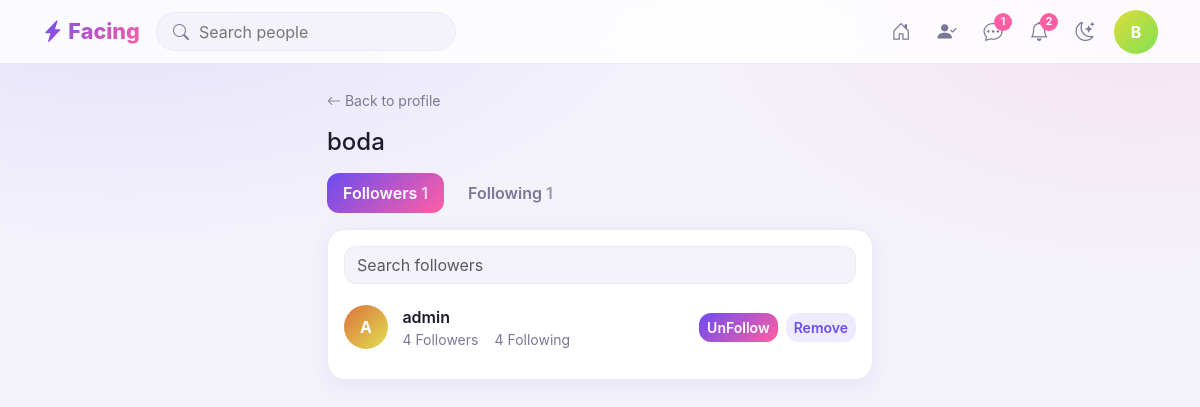
Page /accounts/connections/a67cebbb-7252-4fce-9c4c-8aa323047457/ (signed in) on the committed database.
### accounts/models.py (models this page shows, shortened)
class User(AbstractBaseUser, PermissionsMixin):
    class Colors(models.IntegerChoices):
        YELLOW = 20, "Yellow"
        AQUA = 180, "Aqua"
        GBLUE = 150, "Green Blue"
        BLUE = 200, "Blue"
        GREEN = 100, "Green"
        PURPLE = 240, "Purple"
        YGREEN = 60, "Yellow Green"
        DPURPLE = 260, "Deep Purple"
    id = models.UUIDField(primary_key=True, default=uuid.uuid4, editable=False)
    username = models.CharField(max_length=50, unique=True)
    email = models.EmailField(max_length=300, unique=True)
    img = models.ImageField(upload_to="ProfileImg", null=True, blank=True)
    color = models.IntegerField(
        choices=Colors.choices, default=random.choice(Colors.values)
    )
    bio = models.CharField(max_length=100, null=True, blank=True)
    city = models.CharField(max_length=100, null=True, blank=True)
    place = models.CharField(max_length=100, null=True, blank=True)
    is_private = models.BooleanField(default=False)
    show_followers = models.BooleanField(default=True)
    show_following = models.BooleanField(default=True)
    check_follower = models.BooleanField(default=False)
    slug = models.SlugField(null=True, blank=True)
    verified = models.BooleanField(default=False)
    is_active = models.BooleanField(default=True)
    is_staff = models.BooleanField(default=False)
    is_admin = models.BooleanField(default=False)
    is_superuser = models.BooleanField(default=False)
    date_joined = models.DateTimeField(auto_now_add=True)
    last_login = models.DateTimeField(auto_now=True)
    USERNAME_FIELD = "email"
    REQUIRED_FIELDS = ["username"]
    objects = UserManager()

class Follow(models.Model):
    class Status(models.TextChoices):
        PENDING = "pending", "Pending"
        ACCEPTED = "accepted", "Accepted"
    follower = models.ForeignKey(
        settings.AUTH_USER_MODEL, related_name="following", on_delete=models.CASCADE
    )
    following = models.ForeignKey(
        settings.AUTH_USER_MODEL, related_name="followers", on_delete=models.CASCADE
    )
    status = models.CharField(max_length=8, choices=Status)
    updated_at = models.DateTimeField(auto_now=True)
    created_at = models.DateTimeField(auto_now_add=True)
    class Meta:
        constraints = [
            models.UniqueConstraint(
                fields=["follower", "following"], name="unique_follow"
            ),
            models.CheckConstraint(
                condition=~Q(follower=F("following")), name="no_self_follow"
            ),
        ]
        indexes = [models.Index(fields=["following", "-created_at"])]
        ordering = ["-created_at"]

### accounts/views.py (the view)
# urls.py: path("connections/<uuid:id>/", views.connections, name="connections"),
@login_required
def connections(request, id):
    user = get_object_or_404(
        User.objects.prefetch_related("followers", "following"), id=id
    )
    followers = (
        Follow.objects.filter(following=user, status="accepted")
        .select_related("follower")
        .annotate(
            follower_following=Count("follower__following"),
            follower_followers=Count("follower__followers"),
        )
    )
    following = (
        Follow.objects.filter(follower=user, status="accepted")
        .select_related("following")
        .annotate(
            following_following=Count("following__following"),
            following_followers=Count("following__followers"),
        )
    )
    user_pending_ids = set(
        Follow.objects.filter(follower=request.user, status="pending").values_list(
            "following_id", flat=True
        )
    )
    user_accepted_ids = set(
        Follow.objects.filter(follower=request.user, status="accepted").values_list(
            "following_id",
            flat=True,
        )
    )
    context = {
        "followers": followers,
        "following": following,
        "user": user,
        "user_pending_ids": user_pending_ids,
        "user_accepted_ids": user_accepted_ids,
    }
    return render(request, "accounts/connections.html", context)

### message/context_processors.py (called while the page is built)
def nav_counters(request):
    requests = Follow.objects.filter(
        following=request.user, status=Follow.Status.PENDING
    ).count()
    return {"requests": requests}

### templates/accounts/connections.html (shortened to what this page needs)
{% extends 'base.html' %}
{% block body %}
<main class="container py-4">
  <div class="row justify-content-center">
    <div class="col-lg-6">
      <a class="small muted" href="{% url 'profile' user.id %}"><i class="bi bi-arrow-left"></i> Back to profile</a>
      <h4 class="my-3">{{user.username}} {% if user.verified %} <i class="bi bi-patch-check-fill verified" title="Verified"></i>{% endif %}</h4>
      <ul class="nav nav-pills gap-2 mb-3" role="tablist">
        <li class="nav-item"><button class="nav-link active" data-bs-toggle="pill" data-bs-target="#followers" type="button">Followers <span class="opacity-75">{{followers.count}}</span></button></li>
        <li class="nav-item"><button class="nav-link" data-bs-toggle="pill" data-bs-target="#following" type="button">Following <span class="opacity-75">{{following.count}}</span></button></li>
      </ul>
      <div class="tab-content">
        <div class="tab-pane fade show active" id="followers">
          <div class="card">
            <div class="card-body">
              {% if followers %} <form action="{% url 'search' %}"><input class="form-control mb-2" placeholder="Search followers" id='searchfollowers' aria-label="Search followers"></form>{% endif %}
              <div id="followerslist">
              {% for i in followers %}
                <div class="person removable">
                <span class="av" id="avatarPrev"
                  style="{% if i.follower.img %}background-image:url('{{ i.follower.img.url }}');background-size:cover;background-position:center;{% else %}--h:{{i.follower.color}}{% endif %}">
                  {% if not i.follower.img %}{{ i.follower.username|first|upper }}{% endif %}
                </span>
                  <div class="flex-grow-1">
                    <a class="name" href="{% url 'profile' i.follower.id %}">{{i.follower.username}} {% if i.follower.verified %}<i class="bi bi-patch-check-fill verified" title="Verified"></i>{% endif %}</a>
                    <div class="d-flex">
                      <small class="muted d-block">{{i.follower_followers}} Followers</small>
                      <small class="muted d-block ms-3">{{i.follower_following}} Following</small>
                    </div>
                  </div>
                  {% if request.user != i.follower %}
                    <div class="d-flex gap-2">
                      <form action="{% url 'connection' i.follower.id %}" method='POST'>
                        {% if i.follower.id in user_accepted_ids %}
                          <button class="btn btn-brand btn-sm" data-toggle="UnFollow|Follow" type='submit'>UnFollow</button>
                        {% elif i.follower.id in user_pending_ids %}
                          <button class="btn btn-soft btn-sm" data-toggle="Pending|Follow" type='submit'>Cancel Pending</button>
                        {% else %}
                          <button class="btn btn-brand" data-toggle="Follow|Following" type='submit'>
                          <i class="bi bi-person-plus-fill"></i> Follow</button>
                        {% endif %}
                      </form>
                      {% for f in request.user.followers.all %}
                        {% if i.follower == f.follower %}
                          <form action="{% url 'connection' i.follower.id %}" method="POST">
                            <button class="btn btn-soft btn-sm" type='submit' name='action' value='remove' data-dismiss>Remove</button>
                          </form>
                        {% endif %}
                      {% endfor %}
                    </div>
                  {% endif %}
                </div>
                {% empty %}
                  <h5 class='ms-2 mt-3'>Nothing Found.</h5>
              {% endfor %}
              </div>
            </div>
          </div>
        </div>
      </div>
    </div>
  </div>
</main>
{% endblock body %}

### templates/navbar.html (shortened to what this page needs)
<nav class="topbar sticky-top"><div class="container d-flex align-items-center gap-3">
  <a class="brand" href="{% url 'home' %}"><i class="bi bi-lightning-charge-fill"></i> Facing</a>
  {% if request.user.is_authenticated %}
  <form class="search d-none d-md-flex" action='{% url "search" %}'><i class="bi bi-search muted"></i><input placeholder="Search people" aria-label="Search" name='u'></form>
  <div class="ms-auto d-flex align-items-center gap-1">
    <a class="nav-i" data-p="feed" {% if request.path == '/' %} aria-current="page" {% endif %} href="{% url 'home' %}" title="Home"><i class="bi bi-house-door"></i></a>
    <a class="nav-i" data-p="friends"  href="{% url 'requests' %}" title="Friend requests"> <i class="bi bi-person-check-fill"></i></a>
    <button class="nav-i" type="button" id="msgToggle" title="Messages" aria-label="Messages" aria-expanded="false" aria-controls="msgPanel"><i class="bi bi-chat-dots"></i><b class="dot">1</b></button>
    <a class="nav-i" data-p="notifications" href="notifications.html" title="Notifications"><i class="bi bi-bell"></i><b class="dot">2</b></a>
    {% endif %}
    <button class="nav-i" {% if user.is_anonymous %} style='margin-left:auto'{% endif %} type="button" data-theme-toggle title="Toggle theme"><i class="bi bi-moon-stars"></i></button>
    <div class="dropdown ms-1">
      {% if request.user.is_authenticated %}
      <a href="#" data-bs-toggle="dropdown" aria-label="Account">
          <span class="av " id="avatarPrev"
              style="{% if user.img %}background-image:url('{{ request.user.img.url }}');background-size:cover;background-position:center;{% else %}--h:{{request.user.color}}{% endif %}">
              {% if not request.user.img %}{{ user.username|first|upper }}{% endif %}
          </span>
      </a>
      {% else %}
      <a  href="{% url 'account_login' %}">Login /</a>
      <a  href="{% url 'account_signup' %}">Signup</a>
      {% endif %}
    </div>
  </div></div>
</nav>

### static/assets/css/style.css (style rules this page uses)
:root { --bg:#f4f3fb;--card:#fff;--ink:#1b1a2e;--muted:#7a7896;--line:#ebe9f7;--soft:#efebff;--brand:#6c4cf1;--brand2:#ff5fa2;--blue:#1d9bf0; --grad:linear-gradient(135deg,var(--brand),var(--brand2));--r:18px;--shadow:0 6px 24px rgba(60,40,140,.08) }
body { background:var(--bg);color:var(--ink);font-family:"Inter","Segoe UI",system-ui,sans-serif;min-height:100vh; background-image:radial-gradient(600px 300px at 10% -5%,rgba(108,76,241,.12),transparent),radial-gradient(500px 300px at 95% 0,rgba(255,95,162,.10),transparent);background-attachment:fixed }
a { color:var(--brand);text-decoration:none }
.muted { color:var(--muted) }
.card,.modal-content,.dropdown-menu,.list-group-item { background:var(--card);color:var(--ink);border:1px solid var(--line) }
.card { border-radius:var(--r);box-shadow:var(--shadow) }
.form-control,.form-select { background:var(--bg);color:var(--ink);border:1px solid var(--line);border-radius:12px }
.name { font-weight:600;color:var(--ink) }
.btn { border-radius:12px;font-weight:600;transition:transform .15s,box-shadow .15s,background .15s }
.btn-brand { background:var(--grad);color:#fff;border:0 }
.btn-soft { background:var(--soft);color:var(--brand);border:0 }
.av { --h:260;display:inline-flex;align-items:center;justify-content:center;width:44px;height:44px;border-radius:50%;flex:none;color:#fff;font-weight:700; background:linear-gradient(135deg,hsl(var(--h) 70% 55%),hsl(calc(var(--h) + 40) 70% 60%));background-size:cover;background-position:center;overflow:hidden }
.person { display:flex;align-items:center;gap:.9rem;padding:.8rem 0;border-bottom:1px solid var(--line) }
.person:last-child { border:0 }
.topbar { background:color-mix(in srgb,var(--card) 80%,transparent);backdrop-filter:blur(14px);border-bottom:1px solid var(--line);padding:.6rem 0;z-index:1030 }
.brand { font-weight:800;font-size:1.35rem;background:var(--grad);-webkit-background-clip:text;background-clip:text;color:transparent }
.search { align-items:center;gap:.5rem;background:var(--bg);border:1px solid var(--line);border-radius:999px;padding:.35rem 1rem;width:300px }
.search input { background:none;border:0;outline:0;color:var(--ink);width:100% }
.nav-i { position:relative;width:42px;height:42px;display:grid;place-items:center;border-radius:12px;border:0;background:none;color:var(--muted);font-size:1.2rem }
.dot { position:absolute;top:2px;right:2px;min-width:18px;height:18px;border-radius:9px;background:var(--brand2);color:#fff;font-size:.65rem;display:grid;place-items:center }
.nav-pills .nav-link { color:var(--muted);font-weight:600;border-radius:12px }
.nav-pills .nav-link.active { background:var(--grad);color:#fff }

### static/assets/css/stories.css (style rules this page uses)
:root { --st-primary: var(--bs-primary, #4f46e5); --st-on-primary: #fff; --st-bg: #f3f5fa; --st-surface: #fff; --st-surface-2: #f1f5f9; --st-text: #0f172a; --st-muted: #64748b; --st-border: #e2e8f0; --st-danger: #e11d48; --st-heart: #ff3b5c; --st-grad: linear-gradient(45deg, #f9ce34 0%, #ee2a7b 55%, #6228d7 100%); --st-radius: 16px; --st-shadow: 0 8px 28px rgba(15, 23, 42, .08); --st-font: system-ui, -apple-system, "Segoe UI", Roboto, "Helvetica Neue", Arial, sans-serif; }

### static/assets/css/chat.css (style rules this page uses)
.person { display:flex;align-items:center;gap:.9rem;padding:.8rem 0;border-bottom:1px solid var(--line) }
.person:last-child { border:0 }

### rows in the picture
User: username|first "B", username "boda"
Follow: follower.username|first "A", follower.username "admin", follower_followers "4", follower_following "4", shows "UnFollow"

### other values in the picture
{{ followers.count }} "1"
{{ following.count }} "1"
